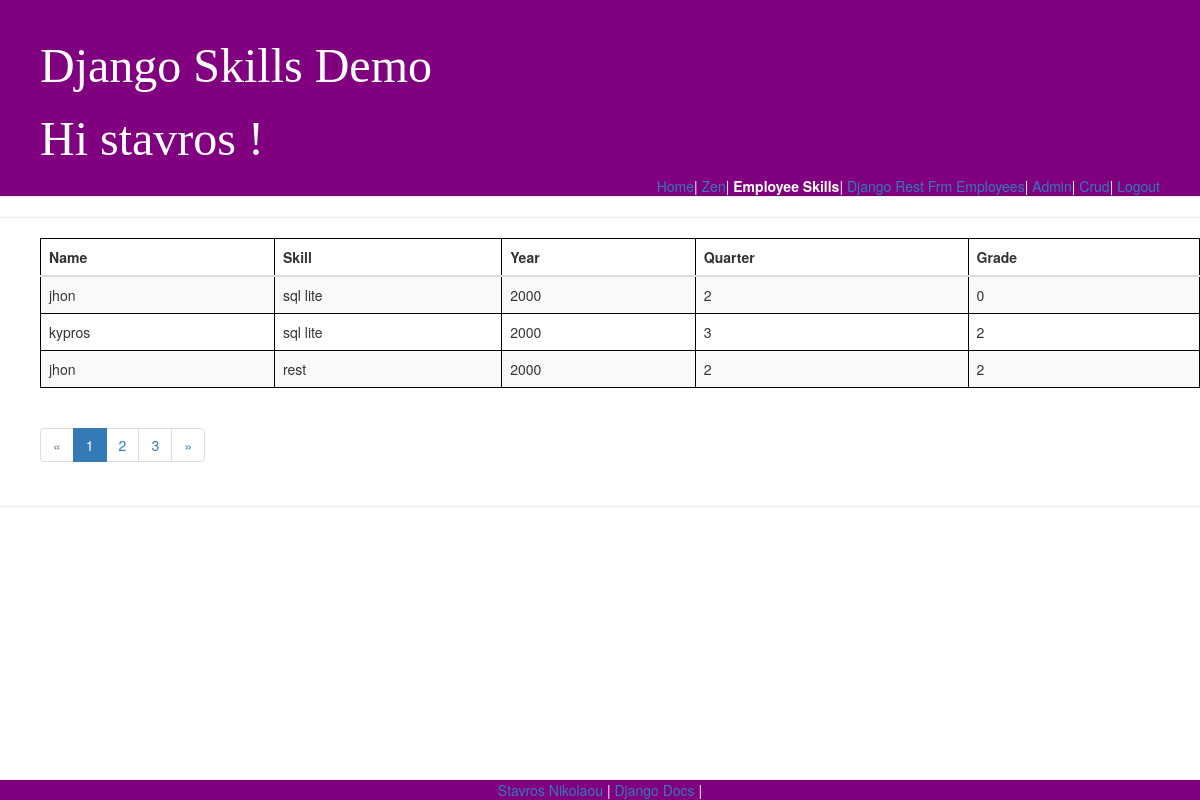
/skills/emp_skills_list/ (signed in), run on an earlier commit of the app's database.
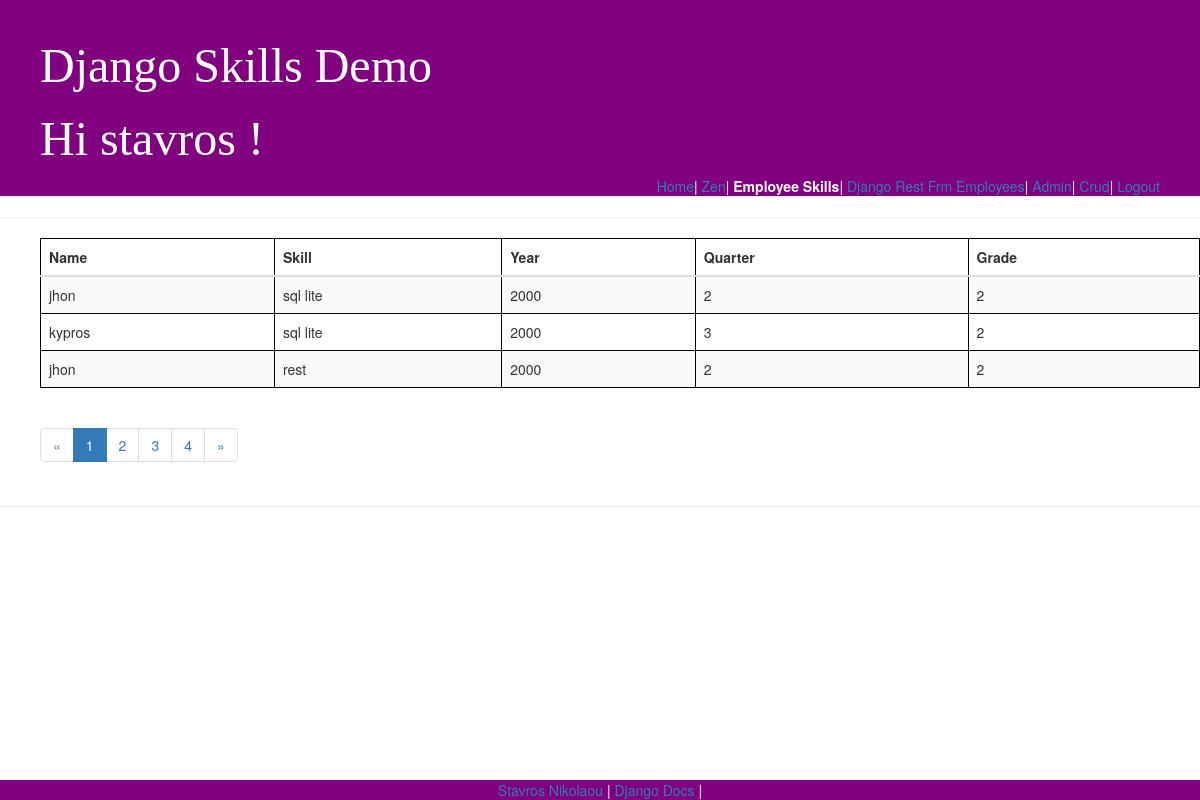
And on a later commit of the database.
### skills/models.py (models this page shows, shortened)
class EmpSkills(models.Model):
    id = models.AutoField(primary_key=True)
    year = models.IntegerField(blank=True, null=True)
    quarter = models.IntegerField(blank=True, null=True)
    employee = models.ForeignKey('Employee', models.DO_NOTHING, blank=False, null=False)
    skill = models.ForeignKey('Skill', models.DO_NOTHING, blank=False, null=False)
    grade = models.IntegerField()
    class Meta:
        managed = False
        db_table = 'emp_skills'
        unique_together = (('year', 'quarter', 'employee', 'skill'),)

class Employee(models.Model):
    id = models.AutoField(primary_key=True)
    name = models.CharField(max_length=10)
    get_data=URLField()
    department = models.ForeignKey(Department, models.DO_NOTHING, blank=True, null=True)
    def get_data(self):
        bar_chart=pygal.Bar()
        bar_chart.title = self.name +'  average per quarter'
        data = defaultdict(list)
        for empSkill in EmpSkills.objects.filter(employee=self):
            data[str(empSkill.year) + " Q"+ str(empSkill.quarter)].append(empSkill.grade)
        for key,value in data.items():
            bar_chart.add(key, numpy.mean(value))
        return mark_safe('<img src="%s" width="750" height="550" />' % (bar_chart.render_data_uri()))
    class Meta:
        managed = False
        db_table = 'employee'

class Skill(models.Model):
    id = models.AutoField(primary_key=True)
    name = models.CharField(max_length=10)
    get_data=URLField()
    class Meta:
        managed = False
        db_table = 'skill'
    def get_data(self):
        bar_chart=pygal.Bar()
        bar_chart.title = self.name +'  average per quarter'
        data = defaultdict(list)
        for empSkill in EmpSkills.objects.filter(skill=self):
            data[str(empSkill.year) + " Q"+ str(empSkill.quarter)].append(empSkill.grade)
        for key,value in data.items():
            bar_chart.add(key, numpy.mean(value))
        return mark_safe('<img src="%s" width="750" height="550" />' % (bar_chart.render_data_uri()))

### skills/views.py (the view)
# urls.py: path('skills/emp_skills_list/',views.emp_skills,name='emp_skills'),
@login_required
def emp_skills(request):
    emp_skills_list = EmpSkills.objects.all()
    paginator = Paginator(emp_skills_list, 3) # Show 25 contacts per page
    page = request.GET.get('page')
    emp_skills_list = paginator.get_page(page)
    return render(request, 'skills/emp_skills_list.html', {'list': emp_skills_list})

### skills/templates/skills/emp_skills_list.html (shortened to what this page needs)
{% extends 'base.html' %}
{% block nav-empSkills %}<strong class="nav-active">Employee Skills</strong>{% endblock %}
{% block content %}
<table class="table table-striped">
  <thead>
    <tr>
      <th>Name</th>
      <th>Skill</th>
      <th>Year</th>
      <th>Quarter</th>
      <th>Grade</th>
    </tr>
  </thead>
  <tbody>
    {% for emp in list %}
      <tr>
        <td>{{ emp.employee.name }}</td>
        <td>{{ emp.skill.name }}</td>
        <td>{{ emp.year}}</td>
        <td>{{ emp.quarter}}</td>
        <td>{{ emp.grade}}</td>
      </tr>
    {% endfor %}
  </tbody>
</table>
{% if list.has_other_pages %}
  <ul class="pagination">
    {% if list.has_previous %}
      <li><a href="?page={{ list.previous_page_number }}">&laquo;</a></li>
    {% else %}
      <li class="disabled"><span>&laquo;</span></li>
    {% endif %}
    {% for i in list.paginator.page_range %}
      {% if list.number == i %}
        <li class="active"><span>{{ i }} <span class="sr-only">(current)</span></span></li>
      {% else %}
        <li><a href="?page={{ i }}">{{ i }}</a></li>
      {% endif %}
    {% endfor %}
    {% if list.has_next %}
      <li><a href="?page={{ list.next_page_number }}">&raquo;</a></li>
    {% else %}
      <li class="disabled"><span>&raquo;</span></li>
    {% endif %}
  </ul>
{% endif %}
{% endblock %}

What changed in the data, as far as the page shows it:
changed EmpSkills (number 1 of 3 on the later page): grade "0" → "2"
Also different on the page:
new list line: "4"
